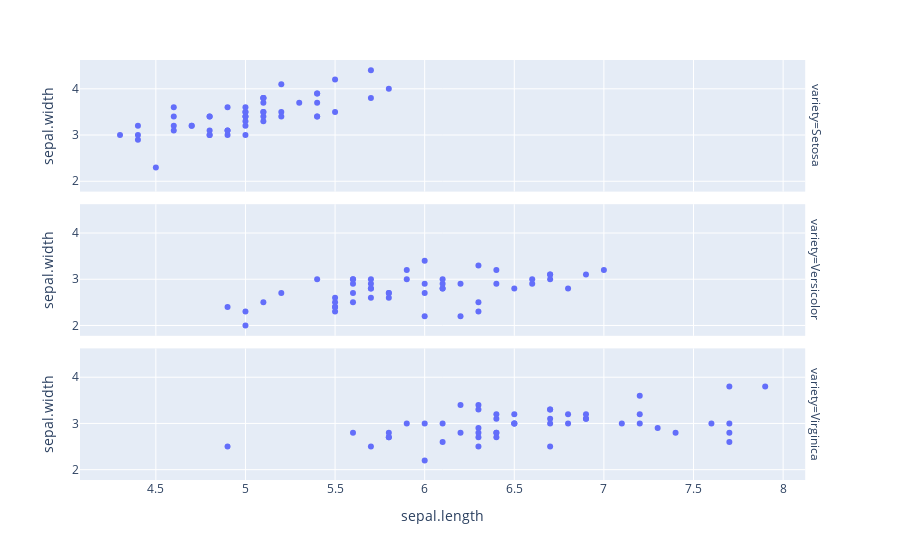

Notebook code for this chart:
### Code cell
df
px.scatter(df,x = "sepal.length",y = "sepal.width",facet_row = "variety")

### Figure 1 — Plotly figure (JSON) as saved in the notebook; plotly's stock layout.template omitted (floating-point values rounded to 4 significant figures)
{"data": [{"hovertemplate": "variety=Setosa<br>sepal.length=%{x}<br>sepal.width=%{y}<extra></extra>", "legendgroup": "", "marker": {"color": "#636efa", "symbol": "circle"}, "mode": "markers", "name": "", "orientation": "v", "showlegend": false, "type": "scatter", "x": [5.1, 4.9, 4.7, 4.6, 5, 5.4, 4.6, 5, 4.4, 4.9, 5.4, 4.8, 4.8, 4.3, 5.8, 5.7, 5.4, 5.1, 5.7, 5.1, 5.4, 5.1, 4.6, 5.1, 4.8, 5, 5, 5.2, 5.2, 4.7, 4.8, 5.4, 5.2, 5.5, 4.9, 5, 5.5, 4.9, 4.4, 5.1, 5, 4.5, 4.4, 5, 5.1, 4.8, 5.1, 4.6, 5.3, 5], "xaxis": "x3", "y": [3.5, 3, 3.2, 3.1, 3.6, 3.9, 3.4, 3.4, 2.9, 3.1, 3.7, 3.4, 3, 3, 4, 4.4, 3.9, 3.5, 3.8, 3.8, 3.4, 3.7, 3.6, 3.3, 3.4, 3, 3.4, 3.5, 3.4, 3.2, 3.1, 3.4, 4.1, 4.2, 3.1, 3.2, 3.5, 3.6, 3, 3.4, 3.5, 2.3, 3.2, 3.5, 3.8, 3, 3.8, 3.2, 3.7, 3.3], "yaxis": "y3"}, {"hovertemplate": "variety=Versicolor<br>sepal.length=%{x}<br>sepal.width=%{y}<extra></extra>", "legendgroup": "", "marker": {"color": "#636efa", "symbol": "circle"}, "mode": "markers", "name": "", "orientation": "v", "showlegend": false, "type": "scatter", "x": [7, 6.4, 6.9, 5.5, 6.5, 5.7, 6.3, 4.9, 6.6, 5.2, 5, 5.9, 6, 6.1, 5.6, 6.7, 5.6, 5.8, 6.2, 5.6, 5.9, 6.1, 6.3, 6.1, 6.4, 6.6, 6.8, 6.7, 6, 5.7, 5.5, 5.5, 5.8, 6, 5.4, 6, 6.7, 6.3, 5.6, 5.5, 5.5, 6.1, 5.8, 5, 5.6, 5.7, 5.7, 6.2, 5.1, 5.7], "xaxis": "x2", "y": [3.2, 3.2, 3.1, 2.3, 2.8, 2.8, 3.3, 2.4, 2.9, 2.7, 2, 3, 2.2, 2.9, 2.9, 3.1, 3, 2.7, 2.2, 2.5, 3.2, 2.8, 2.5, 2.8, 2.9, 3, 2.8, 3, 2.9, 2.6, 2.4, 2.4, 2.7, 2.7, 3, 3.4, 3.1, 2.3, 3, 2.5, 2.6, 3, 2.6, 2.3, 2.7, 3, 2.9, 2.9, 2.5, 2.8], "yaxis": "y2"}, {"hovertemplate": "variety=Virginica<br>sepal.length=%{x}<br>sepal.width=%{y}<extra></extra>", "legendgroup": "", "marker": {"color": "#636efa", "symbol": "circle"}, "mode": "markers", "name": "", "orientation": "v", "showlegend": false, "type": "scatter", "x": [6.3, 5.8, 7.1, 6.3, 6.5, 7.6, 4.9, 7.3, 6.7, 7.2, 6.5, 6.4, 6.8, 5.7, 5.8, 6.4, 6.5, 7.7, 7.7, 6, 6.9, 5.6, 7.7, 6.3, 6.7, 7.2, 6.2, 6.1, 6.4, 7.2, 7.4, 7.9, 6.4, 6.3, 6.1, 7.7, 6.3, 6.4, 6, 6.9, 6.7, 6.9, 5.8, 6.8, 6.7, 6.7, 6.3, 6.5, 6.2, 5.9], "xaxis": "x", "y": [3.3, 2.7, 3, 2.9, 3, 3, 2.5, 2.9, 2.5, 3.6, 3.2, 2.7, 3, 2.5, 2.8, 3.2, 3, 3.8, 2.6, 2.2, 3.2, 2.8, 2.8, 2.7, 3.3, 3.2, 2.8, 3, 2.8, 3, 2.8, 3.8, 2.8, 2.8, 2.6, 3, 3.4, 3.1, 3, 3.1, 3.1, 3.1, 2.7, 3.2, 3.3, 3, 2.5, 3, 3.4, 3], "yaxis": "y"}], "layout": {"annotations": [{"font": {}, "showarrow": false, "text": "variety=Virginica", "textangle": 90, "x": 0.98, "xanchor": "left", "xref": "paper", "y": 0.1567, "yanchor": "middle", "yref": "paper"}, {"font": {}, "showarrow": false, "text": "variety=Versicolor", "textangle": 90, "x": 0.98, "xanchor": "left", "xref": "paper", "y": 0.5, "yanchor": "middle", "yref": "paper"}, {"font": {}, "showarrow": false, "text": "variety=Setosa", "textangle": 90, "x": 0.98, "xanchor": "left", "xref": "paper", "y": 0.8433, "yanchor": "middle", "yref": "paper"}], "legend": {"tracegroupgap": 0}, "margin": {"t": 60}, "xaxis": {"anchor": "y", "domain": [0, 0.98], "title": {"text": "sepal.length"}}, "xaxis2": {"anchor": "y2", "domain": [0, 0.98], "matches": "x", "showticklabels": false}, "xaxis3": {"anchor": "y3", "domain": [0, 0.98], "matches": "x", "showticklabels": false}, "yaxis": {"anchor": "x", "domain": [0, 0.3133], "title": {"text": "sepal.width"}}, "yaxis2": {"anchor": "x2", "domain": [0.3433, 0.6567], "matches": "y", "title": {"text": "sepal.width"}}, "yaxis3": {"anchor": "x3", "domain": [0.6867, 1.0], "matches": "y", "title": {"text": "sepal.width"}}}}
